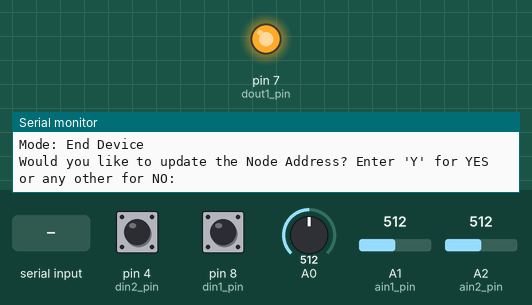
Bench run of a sketch on a simulated Arduino Uno, built with avr-gcc and run on an emulated ATmega328P. On the bench: output pins drawn as LEDs (lit = HIGH), the last lines printed to the serial monitor. The test bench sets the inputs (shaded band); at power-on: pin 4 (din2_pin) HIGH, pin 8 (din1_pin) HIGH, A0 = 512, A1 (ain1_pin) = 512, A2 (ain2_pin) = 512. EEPROM starts erased; no radio packets arrive unless stated; pins used as bus, display or sensor lines are not drawn.

Above: at 0.8 s.
0.9 s: "90,45,200\n" received over Serial
At 2.7 s:
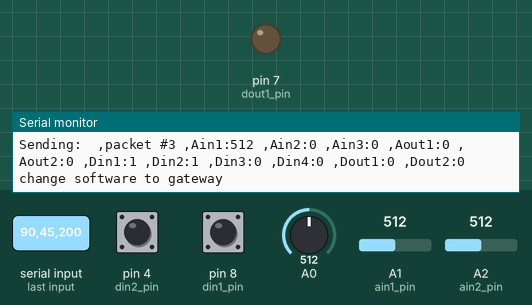
Timing chart, 0 to 4.2 s (numbered marks = the images above; inputs shaded):
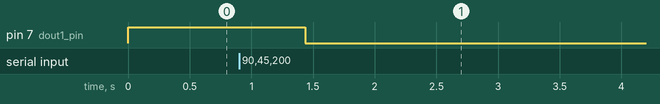

The sketch:

NodeNRF24RxTx.ino
```cpp
// (licence header left out)
/**
 * Simplest possible example of using RF24Network,
 *
 * RECEIVER NODE
 * Listens for messages from the transmitter and prints them out.
 */
#include <avr/pgmspace.h>
#include <RF24Network.h>
#include <RF24.h>
#include <SPI.h>
#include <avr/sleep.h>
#include <avr/power.h>
#include <EEPROM.h>         //EEPROM functions

#define SENSOR_DATA 01
//#define cbi(sfr, bit) (_SFR_BYTE(sfr) &= ~_BV(bit))   // clear bit in byte at sfr address
//#define sbi(sfr, bit) (_SFR_BYTE(sfr) |= ~_BV(bit))   // clear bit in byte at sfr address

RF24 radio(9,10);                // nRF24L01(+) radio attached using Getting Started board

RF24Network network(radio);      // Network uses that radio

// Node 0 is the gateway - USe other file / program for gateway device.
uint16_t GATEWAY = 0;

/*
 * Function prototypes
 */
void ReceivePayload(void);
void formPacket (uint16_t node_ID);
void SendPayload(uint16_t to_node);
void ProcPayload (void);
void printpayload(void);
void SleepNode(byte st);
void burn8Readings(void);
void getEEPROMValues(void);
bool getAnswer(void);
String getMode() ;
String getSleepInterval(void);

/*
 * Global variables
 */
const uint16_t this_node;    // define this as Node address, Node 1 is always gateway Address of our node in Octal format
byte mMode;                 //used to track whether in end device mode or router mode
byte sInterval;             //used to set interval between transmitting data
float iREF;                 //Actual measured voltage value of the internal 1.1V reference

const int aout1_pin = 5;    // pins 5 and 6 provide PWM frequency of 980Hz, on 3, 9, 10, 11 490 Hz
const int aout2_pin = 6;

const int ain1_pin = 1;     // mapping the Ain values to analog pins
const int ain2_pin = 2;

const int din1_pin = 8;
const int din2_pin = 4;

const int dout1_pin = 7;

struct payload_t {                    // Structure of our payload
  int16_t ain1, ain2, ain3;           // 6 bytes
  int16_t aout1, aout2;               // 4 bytes
  unsigned char din1, din2, din3, din4;        // 4 bytes
  unsigned char dout1, dout2;                  // 2 bytes
  long counter;                       // 4 bytes
};

volatile payload_t payload;

unsigned long last_sent;             // When did we last send?
const unsigned long interval = 10;   // How often to send 'hello world to the other unit

volatile byte portBstatus;
volatile byte eventFlag;

const String enter = ("Enter 'Y' for YES or any other for NO:"); //F() macro tells IDE to store string in flash memory and not SRAM
const String invalid = ("Invalid entry, default to ");
const String would = ("Would you like to update the ");


//This is for sleep mode. It is not really required, as users could just use the number 0 through 10
typedef enum { wdt_16ms = 0, wdt_32ms, wdt_64ms, wdt_128ms, wdt_250ms, wdt_500ms, wdt_1s, wdt_2s, wdt_4s, wdt_8s } wdt_prescalar_e;


/*
 * main program
 */

void setup(void)
{
  analogReference(INTERNAL); //set the ADC reference to internal 1.1V reference
  burn8Readings();

  Serial.begin(115200);
  Serial.println("RF24Network Sensor Network");

  Serial.print("This Node# ");
  Serial.println(this_node);

  pinMode(dout1_pin, OUTPUT);
  pinMode(din1_pin, INPUT);
  digitalWrite(din1_pin, HIGH);
  pinMode(din2_pin, INPUT);
  digitalWrite(din2_pin, HIGH);

  checkNodeAddress();     //Function used for adding and getting module settings from EEPROM
/*  sbi(PCMSK0, PCINT0);    // set the inetrrupt control bit pin PB0
  sbi(PCIFR, PCINT0);       // clear any outstanding interrupt
  sbi(PCICR, PCIE0);        // enable interrupt PCI0
*/
  *digitalPinToPCMSK(din1_pin) |= bit (digitalPinToPCMSKbit(din1_pin));  // enable pin
  PCIFR  |= bit (digitalPinToPCICRbit(din1_pin)); // clear any outstanding interrupt
  PCICR  |= bit (digitalPinToPCICRbit(din1_pin)); // enable interrupt for the group

  SPI.begin();
  radio.begin();
  radio.setPALevel(RF24_PA_LOW);
  network.begin(/*channel*/ 90, /*node address*/ this_node);
  radio.startListening();
/******************************** This is the configuration for sleep mode ***********************/
  network.setup_watchdog(wdt_1s);   //watchdog timer will wake MCU & radio every second to send sleep payload, then go back to sleep
}

/*
 * Loop funcion
 */
void loop(void) {
  unsigned long now = millis();              // If it's time to send a message, send it!
  network.update();                           // Check the network regularly

  /* Transmit packet*/
   if ((now - last_sent >= interval) || eventFlag)   {               //  , replace this line for '1'
      if(eventFlag) {
        eventFlag = 0;
        delay(20);
        *digitalPinToPCMSK(din1_pin) |= bit (digitalPinToPCMSKbit(din1_pin));  // enable pin
      }
      last_sent = now;
      formPacket(SENSOR_DATA);
      if(this_node) {
        SendPayload(GATEWAY);
      }
      else
        Serial.println("change software to gateway");
   }
  delay(500);                     // delay to receive any packet for this node
  while( network.available()) {     // Is there anything ready for us?
    ReceivePayload();
    ProcPayload();
    delay(200);       // complete any serial prints pending
  }

/***************************** CALLING THE NEW SLEEP FUNCTION ************************/
  digitalWrite(dout1_pin, LOW);
  SleepNode(sInterval);
}
/*
 * SleepNode()
 */
void SleepNode(byte sleeptime)
{
     radio.stopListening();         // Switch to PTX mode. Payloads will be seen as ACK payloads, and the radio will wake up
     radio.powerDown();             // Power down nRF24L01 before going to sleep
     ADCSRA &= ~(1<<ADEN);          // Turn off ADC before going to sleep (set ADEN bit to 0).
     network.sleepNode((int)sleeptime ,0);        // Sleep the node for 10 cycles of 1 second intervals
     ADCSRA |= (1<<ADEN);           // Turn the ADC back on
     radio.powerUp();
     radio.startListening();
}

/*
 * Function to receive packets
 */
void ReceivePayload(void)
{
    RF24NetworkHeader rheader;        // If so, grab it and print it out
    network.peek(rheader);
    network.read(rheader,&payload,sizeof(payload));
    Serial.print("\n\r Node#:");
    Serial.print(rheader.from_node);
    printpayload();
}

/*
 * Function to transmit Packets
 */

 void SendPayload(uint16_t to_node)
 {
    bool ok = 0;
    radio.stopListening();                       // start transmission
    RF24NetworkHeader theader(/*to node*/ to_node, /*type*/ 'S' /*Time*/);
    ok = network.write(theader, &payload, sizeof(payload));
    delay(5);
    radio.startListening();                       // start listening

    if (ok) {                                   // print transmission status
      Serial.print("Sent to:");
      Serial.println(to_node);
    }
    else  {
      Serial.print("failed to send ");
      Serial.print(sizeof(payload));
      Serial.println(" bytes to GW");
    }
 }

/*
 * From payload by reading sensors analod and digital data.
 */
void formPacket (uint16_t data_type)
{
    static unsigned long pktcnt;

    payload.ain1 = analogRead(ain1_pin);    // read sensor analog value at ain1_pin
    payload.ain2 = analogRead(ain2_pin);
    payload.ain2 = 0;

    payload.din1 = (digitalRead(din1_pin) != HIGH) ? 0 : 1;   // read digital sensor value at din1_pin
    payload.din2 = (digitalRead(din2_pin) != HIGH) ? 0 : 1;

    payload.counter = pktcnt++;
    Serial.print("Sending: ");
    printpayload();
}
/*
 * Function to print the payload for debug purpose only
 */
void printpayload(void)
{

    Serial.print(" ,packet #");
    Serial.print(payload.counter);

    Serial.print(" ,Ain1:");
    Serial.print(payload.ain1);
    Serial.print(" ,Ain2:");
    Serial.print(payload.ain2);
    Serial.print(" ,Ain3:");
    Serial.print(payload.ain3);

    Serial.print(" ,Aout1:");
    Serial.print(payload.aout1);
    Serial.print(" ,Aout2:");
    Serial.print(payload.aout2);

    Serial.print(" ,Din1:");
    Serial.print(payload.din1);
    Serial.print(" ,Din2:");
    Serial.print(payload.din2);
    Serial.print(" ,Din3:");
    Serial.print(payload.din3);
    Serial.print(" ,Din4:");
    Serial.print(payload.din4);

    Serial.print(" ,Dout1:");
    Serial.print(payload.dout1);
    Serial.print(" ,Dout2:");
    Serial.println(payload.dout2);
}
/*
 * Process the message to set actuators
 */
void ProcPayload (void)
{
    analogWrite(aout1_pin, payload.aout1);
    analogWrite(aout2_pin, payload.aout2);

    if(payload.dout1)
      digitalWrite(dout1_pin, HIGH);
    else
      digitalWrite(dout1_pin, LOW);
}


ISR (PCINT0_vect)     // Interrupt service routine, This code is executed whenever the button on th board is pressed
{
  portBstatus = PINB;   // PINB is the port tyhat contains the momentary status of PIN8
  eventFlag = 1;        // set the event flag for LED ON/OFF
  *digitalPinToPCMSK(din1_pin) &= ~bit (digitalPinToPCMSKbit(din1_pin));  // disable pin
}

// reference to this section:
// https://github.com/ForceTronics/nRF24L01_Wireless_Sensor_Dev_Board/blob/master/nRF24_Network_Router_End_Device_NoLibrary

//This function makes 8 ADC measurements but does nothing with them
//Since after a reference change the ADC can return bad readings. This function is used to get rid of the first
//8 readings to ensure next reading is accurate
void burn8Readings(void) {
  for(int i=0; i<8; i++) {
    analogRead(A0);
    analogRead(A1);
  }
}


//The function allows you to view and set the settigns of the wireless sensor module
//Settings include module network address, int. ADC ref value, battery volt cal factor, transmit interval, mode
//Settings are checked and set via serial monitor. when entering settings be sure not to use CR or line ending
//Settings need to be set when the first time the module is used. After that they can be viewed or set again by connecting
//digital pin 8 to ground before power up or reset
void checkNodeAddress() {
  pinMode(8, INPUT_PULLUP);   // set pin 8 as an input
  int val;                    // variable to store node address
  byte cAddr = 128;           // this variable is used to see if this is the first time the module is being used
  byte tInterval;             // set the transmit time interval
  byte mode;                  // set to router or end device mode
  float ref;                  //set measured internal reference value
  // ********************************************************************************

  //if this is either the first time the module is used or if pin 8 is connecting to ground enter settings mode
  if(EEPROM.get(0,cAddr)!= 128 || !digitalRead(8)) {
    digitalWrite(7,HIGH);     // in settings mode so turn on status LED

    //the following code reads the current settings from EEPROM and puts them in local variables
    Serial.println(F("Current settings"));
    Serial.print(F("Node address: "));
    Serial.println(EEPROM.get(1,val),OCT);
    Serial.print(F("Internal ref: "));
    Serial.println(EEPROM.get(3,ref));
    Serial.print(F("Sleep interval: "));
    Serial.println(getSleepInterval());
    Serial.print(F("Mode: "));
    Serial.println(getMode());

    //Update Node address to EEPROM #################################################
    Serial.print(would);
    Serial.print(F("Node Address? "));
    Serial.println(enter);
    if(getAnswer()) {
      Serial.println(F("New Node address"));
      while (!Serial.available()) { }
      val = Serial.parseInt();
      if(val >= 0) {
        EEPROM.put(1, val);
      }
      else {                         //if zero is entered it is invalid since coordinator is zero
        Serial.print(invalid);
        Serial.println("01");
        val = 01;
        EEPROM.put(1, val);
      }
    }
    // update internal refernce voltage ########################################################
    Serial.print(would);
    Serial.print("internal ref voltage? ");
    Serial.println(enter);
    if(getAnswer()) {
      Serial.println(F("New internal ref voltage"));
      while (!Serial.available()) { }
      ref = Serial.parseFloat();
      if(ref >= 1.0 && ref <= 1.2) { //ADC reference value must be between 1.0 and 1.2
        EEPROM.put(3, ref);
      }
      else {
        Serial.print(invalid);
        Serial.println("1.1");
        ref = 1.1;
        EEPROM.put(3, ref);
      }
    }

    // update data transmit interval #############################################
    Serial.print(would);
    Serial.print("Transmit Period? ");
    Serial.println(enter);
    if(getAnswer()) {
      Serial.println(F("Enter data Transmit period in seconds"));
      while (!Serial.available()) { }
      tInterval = Serial.parseInt();
      if(tInterval >= 0 || tInterval < 4) { //check that entry was valid
        EEPROM.put(7, sInterval);
      }
      else {
        Serial.print(invalid);
        tInterval = 3;
        Serial.println(tInterval);
        EEPROM.put(7, sInterval);
      }
    }

    // update data transmit interval #############################################
    Serial.print(would);
    Serial.print(F("mode setting? "));
    Serial.println(enter);
    if(getAnswer()) {
      Serial.println(F("Enter 0 for end device and 1 for router"));
      while (!Serial.available()) { }
      mode = Serial.parseInt();
      if(mode == 0 || mode == 1) { //check that entry was valid
        EEPROM.put(9, mode);
      }
      else {
        Serial.print(invalid);
        Serial.println("0");
        mode = 0;
        EEPROM.put(9, mode);
      }
    }

    // ################################################################
    getEEPROMValues();          //gets settings from EEPROM and stor in global variables
                                //the following code prints out current settings from global variables
    Serial.print("Node address: ");
    Serial.println(this_node, OCT);
    Serial.print("Internal ref voltage: ");
    Serial.println(iREF);
    Serial.print("Transmit Period: ");
    Serial.println(sInterval);
    Serial.print("Mode setting: ");
    Serial.println(mMode);
    cAddr = 128;                //write '128' to EEPROM to show that settings have been entered at least once
    EEPROM.put(0, cAddr);
  }

  else {
     //not in settings mode so just get settings from EEPROM and store in global variables
    getEEPROMValues();
  }
  //*********************************************************************************
}

//gets transmit interval setting from EEPROM and prints it out to user
String getSleepInterval() {
  byte i;
  String m = " min";
  EEPROM.get(7,i);
  if(i==0) {
    return "1 sec";
  }
  else if (i==1) {
    return ("1"+m);
  }
  else if (i==2) {
    return ("10"+m);
  }
  else {
     EEPROM.put(7,i);
    return ("15"+m);
  }
}

//gets mode setting from EEPROM and prints it out to user
String getMode() {
  byte m;
  EEPROM.get(9,m);
  if(m==1) {
    return "Router";
  }
  else {
    m = 0;
    EEPROM.put(9,m);
    return "End Device";
  }
}

//Checks if user entered a 'Y' into the serial monitor
//if so returns true
bool getAnswer() {
   while (!Serial.available()) { }
   if(Serial.read() == 'Y') return true;
   else return false;
}

//This function gets stored settings from EEPROM and stores in global variables
//The addresses are hard coded and are spread out based on size of stored variable
//each address is a byte in length
void getEEPROMValues() {
  EEPROM.get(1,this_node);
  EEPROM.get(3,iREF);
  EEPROM.get(7,sInterval);
  EEPROM.get(9,mMode);
}
```

Measured:
- after the input at 0.9 s, pin 7 (dout1_pin): HIGH → LOW after 0.54 s
